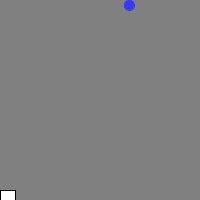
Frame 1 (no input)
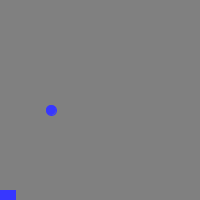
Frame 60 (the mouse pressed at the canvas centre just before this capture)
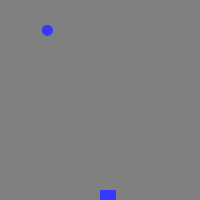
Frame 120 (the mouse held since frame 60 and released just before this capture)

The Processing sketch that drew these frames (run headless with seeded random() and noise(); from frame 60 on, the mouse is pressed at the canvas centre):

// Processing sketch: RainGame2
// ── RainGame2.pde
int y = 5;
int x = 100;
int buckety = 190;
int randomNumber = (int) random (200);
int score = 0;
void setup() {
  size (200, 200);
}
void draw () {
  background (128, 128, 128);
  rect(mouseX, buckety, 15, 15);
  fill(55, 55, 255);
  stroke(55, 55, 255);
  ellipse(randomNumber, y, 10, 10);
  y=y+5;
  if (y>height-10) {
    y=5;
    randomNumber = (int) random (200);
  }
  if (y == buckety){
  checkCatch(randomNumber);
  }
}
void checkCatch(int x){
         if (x > mouseX && x < mouseX+100)
            score++;
         else if (score > 0) 
            score--;
        println("Your score is now: " + score);
    }
